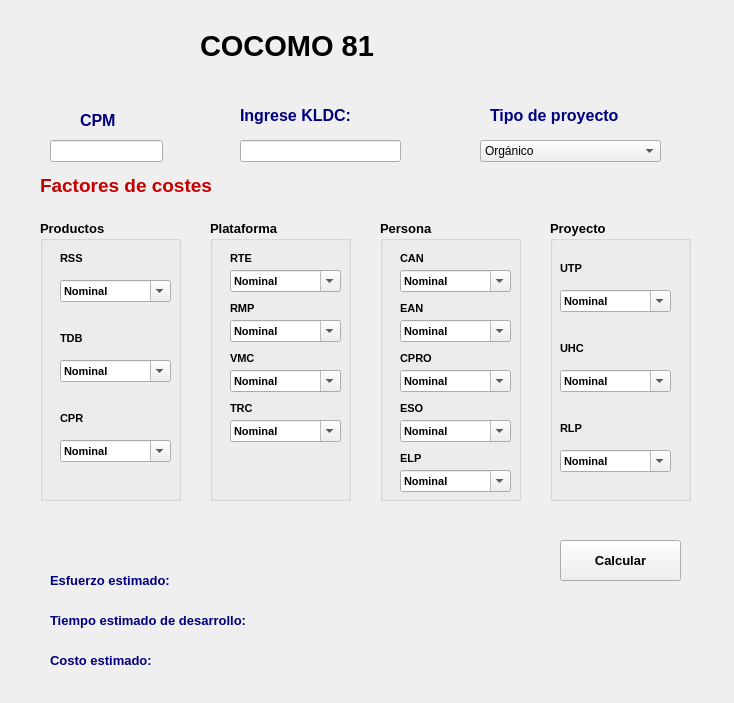
<?xml version="1.0" encoding="UTF-8"?>
<ui version="4.0">
 <class>Form</class>
 <widget class="QWidget" name="Form">
  <property name="geometry">
   <rect>
    <x>0</x>
    <y>0</y>
    <width>734</width>
    <height>703</height>
   </rect>
  </property>
  <property name="focusPolicy">
   <enum>Qt::TabFocus</enum>
  </property>
  <property name="windowTitle">
   <string>Form</string>
  </property>
  <widget class="QLabel" name="label">
   <property name="geometry">
    <rect>
     <x>200</x>
     <y>10</y>
     <width>231</width>
     <height>71</height>
    </rect>
   </property>
   <property name="font">
    <font>
     <pointsize>22</pointsize>
     <weight>75</weight>
     <bold>true</bold>
    </font>
   </property>
   <property name="text">
    <string>COCOMO 81</string>
   </property>
  </widget>
  <widget class="QLabel" name="label_2">
   <property name="geometry">
    <rect>
     <x>80</x>
     <y>110</y>
     <width>71</width>
     <height>21</height>
    </rect>
   </property>
   <property name="font">
    <font>
     <pointsize>12</pointsize>
     <weight>75</weight>
     <bold>true</bold>
    </font>
   </property>
   <property name="text">
    <string>&lt;html&gt;&lt;head/&gt;&lt;body&gt;&lt;p&gt;&lt;span style=&quot; color:#00007f;&quot;&gt;CPM&lt;/span&gt;&lt;/p&gt;&lt;/body&gt;&lt;/html&gt;</string>
   </property>
  </widget>
  <widget class="QLabel" name="label_3">
   <property name="geometry">
    <rect>
     <x>240</x>
     <y>100</y>
     <width>161</width>
     <height>31</height>
    </rect>
   </property>
   <property name="font">
    <font>
     <pointsize>12</pointsize>
     <weight>75</weight>
     <bold>true</bold>
    </font>
   </property>
   <property name="text">
    <string>&lt;html&gt;&lt;head/&gt;&lt;body&gt;&lt;p&gt;&lt;span style=&quot; color:#00007f;&quot;&gt;Ingrese KLDC:&lt;/span&gt;&lt;/p&gt;&lt;/body&gt;&lt;/html&gt;</string>
   </property>
  </widget>
  <widget class="QLabel" name="label_4">
   <property name="geometry">
    <rect>
     <x>490</x>
     <y>100</y>
     <width>191</width>
     <height>31</height>
    </rect>
   </property>
   <property name="font">
    <font>
     <pointsize>12</pointsize>
     <weight>75</weight>
     <bold>true</bold>
    </font>
   </property>
   <property name="text">
    <string>&lt;html&gt;&lt;head/&gt;&lt;body&gt;&lt;p&gt;&lt;span style=&quot; color:#00007f;&quot;&gt;Tipo de proyecto&lt;/span&gt;&lt;/p&gt;&lt;/body&gt;&lt;/html&gt;</string>
   </property>
  </widget>
  <widget class="QLineEdit" name="lineEdit">
   <property name="geometry">
    <rect>
     <x>50</x>
     <y>140</y>
     <width>113</width>
     <height>22</height>
    </rect>
   </property>
  </widget>
  <widget class="QLineEdit" name="lineEdit_2">
   <property name="geometry">
    <rect>
     <x>240</x>
     <y>140</y>
     <width>161</width>
     <height>22</height>
    </rect>
   </property>
  </widget>
  <widget class="QComboBox" name="comboBox">
   <property name="geometry">
    <rect>
     <x>480</x>
     <y>140</y>
     <width>181</width>
     <height>22</height>
    </rect>
   </property>
   <property name="editable">
    <bool>false</bool>
   </property>
   <item>
    <property name="text">
     <string>Orgánico</string>
    </property>
   </item>
   <item>
    <property name="text">
     <string>Moderado</string>
    </property>
   </item>
   <item>
    <property name="text">
     <string>Embebido</string>
    </property>
   </item>
  </widget>
  <widget class="QLabel" name="label_5">
   <property name="geometry">
    <rect>
     <x>40</x>
     <y>170</y>
     <width>221</width>
     <height>31</height>
    </rect>
   </property>
   <property name="font">
    <font>
     <pointsize>14</pointsize>
     <weight>75</weight>
     <bold>true</bold>
    </font>
   </property>
   <property name="text">
    <string>&lt;html&gt;&lt;head/&gt;&lt;body&gt;&lt;p&gt;&lt;span style=&quot; color:#c20000;&quot;&gt;Factores de costes&lt;/span&gt;&lt;/p&gt;&lt;/body&gt;&lt;/html&gt;</string>
   </property>
  </widget>
  <widget class="QGroupBox" name="groupBox">
   <property name="geometry">
    <rect>
     <x>40</x>
     <y>220</y>
     <width>141</width>
     <height>281</height>
    </rect>
   </property>
   <property name="font">
    <font>
     <pointsize>10</pointsize>
     <weight>75</weight>
     <bold>true</bold>
    </font>
   </property>
   <property name="title">
    <string>Productos</string>
   </property>
   <widget class="QLabel" name="label_6">
    <property name="geometry">
     <rect>
      <x>20</x>
      <y>30</y>
      <width>71</width>
      <height>16</height>
     </rect>
    </property>
    <property name="font">
     <font>
      <pointsize>8</pointsize>
      <weight>75</weight>
      <bold>true</bold>
     </font>
    </property>
    <property name="text">
     <string>RSS</string>
    </property>
   </widget>
   <widget class="QLabel" name="label_7">
    <property name="geometry">
     <rect>
      <x>20</x>
      <y>110</y>
      <width>71</width>
      <height>16</height>
     </rect>
    </property>
    <property name="font">
     <font>
      <pointsize>8</pointsize>
      <weight>75</weight>
      <bold>true</bold>
     </font>
    </property>
    <property name="text">
     <string>TDB</string>
    </property>
   </widget>
   <widget class="QLabel" name="label_8">
    <property name="geometry">
     <rect>
      <x>20</x>
      <y>190</y>
      <width>71</width>
      <height>16</height>
     </rect>
    </property>
    <property name="font">
     <font>
      <pointsize>8</pointsize>
      <weight>75</weight>
      <bold>true</bold>
     </font>
    </property>
    <property name="text">
     <string>CPR</string>
    </property>
   </widget>
   <widget class="QComboBox" name="comboBox_2">
    <property name="geometry">
     <rect>
      <x>20</x>
      <y>60</y>
      <width>111</width>
      <height>22</height>
     </rect>
    </property>
    <property name="font">
     <font>
      <pointsize>8</pointsize>
      <weight>75</weight>
      <bold>true</bold>
     </font>
    </property>
    <property name="editable">
     <bool>true</bool>
    </property>
    <property name="currentText">
     <string>Nominal</string>
    </property>
    <property name="currentIndex">
     <number>2</number>
    </property>
    <item>
     <property name="text">
      <string>Muy baja</string>
     </property>
    </item>
    <item>
     <property name="text">
      <string>Baja</string>
     </property>
    </item>
    <item>
     <property name="text">
      <string>Nominal</string>
     </property>
    </item>
    <item>
     <property name="text">
      <string>Alto </string>
     </property>
    </item>
    <item>
     <property name="text">
      <string>Muy alto</string>
     </property>
    </item>
    <item>
     <property name="text">
      <string>Extra alto</string>
     </property>
    </item>
   </widget>
   <widget class="QComboBox" name="comboBox_3">
    <property name="geometry">
     <rect>
      <x>20</x>
      <y>140</y>
      <width>111</width>
      <height>22</height>
     </rect>
    </property>
    <property name="font">
     <font>
      <pointsize>8</pointsize>
      <weight>75</weight>
      <bold>true</bold>
     </font>
    </property>
    <property name="editable">
     <bool>true</bool>
    </property>
    <property name="currentText">
     <string>Nominal</string>
    </property>
    <property name="currentIndex">
     <number>2</number>
    </property>
    <item>
     <property name="text">
      <string>Muy baja</string>
     </property>
    </item>
    <item>
     <property name="text">
      <string>Baja</string>
     </property>
    </item>
    <item>
     <property name="text">
      <string>Nominal</string>
     </property>
    </item>
    <item>
     <property name="text">
      <string>Alto </string>
     </property>
    </item>
    <item>
     <property name="text">
      <string>Muy alto</string>
     </property>
    </item>
    <item>
     <property name="text">
      <string>Extra alto</string>
     </property>
    </item>
   </widget>
   <widget class="QComboBox" name="comboBox_4">
    <property name="geometry">
     <rect>
      <x>20</x>
      <y>220</y>
      <width>111</width>
      <height>22</height>
     </rect>
    </property>
    <property name="font">
     <font>
      <pointsize>8</pointsize>
      <weight>75</weight>
      <bold>true</bold>
     </font>
    </property>
    <property name="editable">
     <bool>true</bool>
    </property>
    <property name="currentText">
     <string>Nominal</string>
    </property>
    <property name="currentIndex">
     <number>2</number>
    </property>
    <item>
     <property name="text">
      <string>Muy baja</string>
     </property>
    </item>
    <item>
     <property name="text">
      <string>Baja</string>
     </property>
    </item>
    <item>
     <property name="text">
      <string>Nominal</string>
     </property>
    </item>
    <item>
     <property name="text">
      <string>Alto </string>
     </property>
    </item>
    <item>
     <property name="text">
      <string>Muy alto</string>
     </property>
    </item>
    <item>
     <property name="text">
      <string>Extra alto</string>
     </property>
    </item>
   </widget>
  </widget>
  <widget class="QGroupBox" name="groupBox_2">
   <property name="geometry">
    <rect>
     <x>210</x>
     <y>220</y>
     <width>141</width>
     <height>281</height>
    </rect>
   </property>
   <property name="font">
    <font>
     <pointsize>10</pointsize>
     <weight>75</weight>
     <bold>true</bold>
    </font>
   </property>
   <property name="title">
    <string>Plataforma</string>
   </property>
   <widget class="QLabel" name="label_9">
    <property name="geometry">
     <rect>
      <x>20</x>
      <y>30</y>
      <width>71</width>
      <height>16</height>
     </rect>
    </property>
    <property name="font">
     <font>
      <pointsize>8</pointsize>
      <weight>75</weight>
      <bold>true</bold>
     </font>
    </property>
    <property name="text">
     <string>RTE</string>
    </property>
   </widget>
   <widget class="QLabel" name="label_10">
    <property name="geometry">
     <rect>
      <x>20</x>
      <y>80</y>
      <width>71</width>
      <height>16</height>
     </rect>
    </property>
    <property name="font">
     <font>
      <pointsize>8</pointsize>
      <weight>75</weight>
      <bold>true</bold>
     </font>
    </property>
    <property name="text">
     <string>RMP</string>
    </property>
   </widget>
   <widget class="QComboBox" name="comboBox_5">
    <property name="geometry">
     <rect>
      <x>20</x>
      <y>50</y>
      <width>111</width>
      <height>22</height>
     </rect>
    </property>
    <property name="font">
     <font>
      <pointsize>8</pointsize>
      <weight>75</weight>
      <bold>true</bold>
     </font>
    </property>
    <property name="editable">
     <bool>true</bool>
    </property>
    <property name="currentText">
     <string>Nominal</string>
    </property>
    <property name="currentIndex">
     <number>2</number>
    </property>
    <item>
     <property name="text">
      <string>Muy baja</string>
     </property>
    </item>
    <item>
     <property name="text">
      <string>Baja</string>
     </property>
    </item>
    <item>
     <property name="text">
      <string>Nominal</string>
     </property>
    </item>
    <item>
     <property name="text">
      <string>Alto </string>
     </property>
    </item>
    <item>
     <property name="text">
      <string>Muy alto</string>
     </property>
    </item>
    <item>
     <property name="text">
      <string>Extra alto</string>
     </property>
    </item>
   </widget>
   <widget class="QComboBox" name="comboBox_6">
    <property name="geometry">
     <rect>
      <x>20</x>
      <y>100</y>
      <width>111</width>
      <height>22</height>
     </rect>
    </property>
    <property name="font">
     <font>
      <pointsize>8</pointsize>
      <weight>75</weight>
      <bold>true</bold>
     </font>
    </property>
    <property name="editable">
     <bool>true</bool>
    </property>
    <property name="currentText">
     <string>Nominal</string>
    </property>
    <property name="currentIndex">
     <number>2</number>
    </property>
    <item>
     <property name="text">
      <string>Muy baja</string>
     </property>
    </item>
    <item>
     <property name="text">
      <string>Baja</string>
     </property>
    </item>
    <item>
     <property name="text">
      <string>Nominal</string>
     </property>
    </item>
    <item>
     <property name="text">
      <string>Alto </string>
     </property>
    </item>
    <item>
     <property name="text">
      <string>Muy alto</string>
     </property>
    </item>
    <item>
     <property name="text">
      <string>Extra alto</string>
     </property>
    </item>
   </widget>
   <widget class="QLabel" name="label_11">
    <property name="geometry">
     <rect>
      <x>20</x>
      <y>130</y>
      <width>71</width>
      <height>16</height>
     </rect>
    </property>
    <property name="font">
     <font>
      <pointsize>8</pointsize>
      <weight>75</weight>
      <bold>true</bold>
     </font>
    </property>
    <property name="text">
     <string>VMC</string>
    </property>
   </widget>
   <widget class="QLabel" name="label_12">
    <property name="geometry">
     <rect>
      <x>20</x>
      <y>180</y>
      <width>71</width>
      <height>16</height>
     </rect>
    </property>
    <property name="font">
     <font>
      <pointsize>8</pointsize>
      <weight>75</weight>
      <bold>true</bold>
     </font>
    </property>
    <property name="text">
     <string>TRC</string>
    </property>
   </widget>
   <widget class="QComboBox" name="comboBox_7">
    <property name="geometry">
     <rect>
      <x>20</x>
      <y>150</y>
      <width>111</width>
      <height>22</height>
     </rect>
    </property>
    <property name="font">
     <font>
      <pointsize>8</pointsize>
      <weight>75</weight>
      <bold>true</bold>
     </font>
    </property>
    <property name="editable">
     <bool>true</bool>
    </property>
    <property name="currentText">
     <string>Nominal</string>
    </property>
    <property name="currentIndex">
     <number>2</number>
    </property>
    <item>
     <property name="text">
      <string>Muy baja</string>
     </property>
    </item>
    <item>
     <property name="text">
      <string>Baja</string>
     </property>
    </item>
    <item>
     <property name="text">
      <string>Nominal</string>
     </property>
    </item>
    <item>
     <property name="text">
      <string>Alto </string>
     </property>
    </item>
    <item>
     <property name="text">
      <string>Muy alto</string>
     </property>
    </item>
    <item>
     <property name="text">
      <string>Extra alto</string>
     </property>
    </item>
   </widget>
   <widget class="QComboBox" name="comboBox_8">
    <property name="geometry">
     <rect>
      <x>20</x>
      <y>200</y>
      <width>111</width>
      <height>22</height>
     </rect>
    </property>
    <property name="font">
     <font>
      <pointsize>8</pointsize>
      <weight>75</weight>
      <bold>true</bold>
     </font>
    </property>
    <property name="editable">
     <bool>true</bool>
    </property>
    <property name="currentText">
     <string>Nominal</string>
    </property>
    <property name="currentIndex">
     <number>2</number>
    </property>
    <item>
     <property name="text">
      <string>Muy baja</string>
     </property>
    </item>
    <item>
     <property name="text">
      <string>Baja</string>
     </property>
    </item>
    <item>
     <property name="text">
      <string>Nominal</string>
     </property>
    </item>
    <item>
     <property name="text">
      <string>Alto </string>
     </property>
    </item>
    <item>
     <property name="text">
      <string>Muy alto</string>
     </property>
    </item>
    <item>
     <property name="text">
      <string>Extra alto</string>
     </property>
    </item>
   </widget>
  </widget>
  <widget class="QGroupBox" name="groupBox_3">
   <property name="geometry">
    <rect>
     <x>380</x>
     <y>220</y>
     <width>141</width>
     <height>281</height>
    </rect>
   </property>
   <property name="font">
    <font>
     <pointsize>10</pointsize>
     <weight>75</weight>
     <bold>true</bold>
    </font>
   </property>
   <property name="title">
    <string>Persona</string>
   </property>
   <widget class="QLabel" name="label_13">
    <property name="geometry">
     <rect>
      <x>20</x>
      <y>80</y>
      <width>71</width>
      <height>16</height>
     </rect>
    </property>
    <property name="font">
     <font>
      <pointsize>8</pointsize>
      <weight>75</weight>
      <bold>true</bold>
     </font>
    </property>
    <property name="text">
     <string>EAN</string>
    </property>
   </widget>
   <widget class="QComboBox" name="comboBox_9">
    <property name="geometry">
     <rect>
      <x>20</x>
      <y>200</y>
      <width>111</width>
      <height>22</height>
     </rect>
    </property>
    <property name="font">
     <font>
      <pointsize>8</pointsize>
      <weight>75</weight>
      <bold>true</bold>
     </font>
    </property>
    <property name="editable">
     <bool>true</bool>
    </property>
    <property name="currentText">
     <string>Nominal</string>
    </property>
    <property name="currentIndex">
     <number>2</number>
    </property>
    <item>
     <property name="text">
      <string>Muy baja</string>
     </property>
    </item>
    <item>
     <property name="text">
      <string>Baja</string>
     </property>
    </item>
    <item>
     <property name="text">
      <string>Nominal</string>
     </property>
    </item>
    <item>
     <property name="text">
      <string>Alto </string>
     </property>
    </item>
    <item>
     <property name="text">
      <string>Muy alto</string>
     </property>
    </item>
    <item>
     <property name="text">
      <string>Extra alto</string>
     </property>
    </item>
   </widget>
   <widget class="QLabel" name="label_14">
    <property name="geometry">
     <rect>
      <x>20</x>
      <y>180</y>
      <width>71</width>
      <height>16</height>
     </rect>
    </property>
    <property name="font">
     <font>
      <pointsize>8</pointsize>
      <weight>75</weight>
      <bold>true</bold>
     </font>
    </property>
    <property name="text">
     <string>ESO</string>
    </property>
   </widget>
   <widget class="QComboBox" name="comboBox_10">
    <property name="geometry">
     <rect>
      <x>20</x>
      <y>150</y>
      <width>111</width>
      <height>22</height>
     </rect>
    </property>
    <property name="font">
     <font>
      <pointsize>8</pointsize>
      <weight>75</weight>
      <bold>true</bold>
     </font>
    </property>
    <property name="editable">
     <bool>true</bool>
    </property>
    <property name="currentText">
     <string>Nominal</string>
    </property>
    <property name="currentIndex">
     <number>2</number>
    </property>
    <item>
     <property name="text">
      <string>Muy baja</string>
     </property>
    </item>
    <item>
     <property name="text">
      <string>Baja</string>
     </property>
    </item>
    <item>
     <property name="text">
      <string>Nominal</string>
     </property>
    </item>
    <item>
     <property name="text">
      <string>Alto </string>
     </property>
    </item>
    <item>
     <property name="text">
      <string>Muy alto</string>
     </property>
    </item>
    <item>
     <property name="text">
      <string>Extra alto</string>
     </property>
    </item>
   </widget>
   <widget class="QComboBox" name="comboBox_11">
    <property name="geometry">
     <rect>
      <x>20</x>
      <y>50</y>
      <width>111</width>
      <height>22</height>
     </rect>
    </property>
    <property name="font">
     <font>
      <pointsize>8</pointsize>
      <weight>75</weight>
      <bold>true</bold>
     </font>
    </property>
    <property name="editable">
     <bool>true</bool>
    </property>
    <property name="currentText">
     <string>Nominal</string>
    </property>
    <property name="currentIndex">
     <number>2</number>
    </property>
    <item>
     <property name="text">
      <string>Muy baja</string>
     </property>
    </item>
    <item>
     <property name="text">
      <string>Baja</string>
     </property>
    </item>
    <item>
     <property name="text">
      <string>Nominal</string>
     </property>
    </item>
    <item>
     <property name="text">
      <string>Alto </string>
     </property>
    </item>
    <item>
     <property name="text">
      <string>Muy alto</string>
     </property>
    </item>
    <item>
     <property name="text">
      <string>Extra alto</string>
     </property>
    </item>
   </widget>
   <widget class="QLabel" name="label_15">
    <property name="geometry">
     <rect>
      <x>20</x>
      <y>130</y>
      <width>71</width>
      <height>16</height>
     </rect>
    </property>
    <property name="font">
     <font>
      <pointsize>8</pointsize>
      <weight>75</weight>
      <bold>true</bold>
     </font>
    </property>
    <property name="text">
     <string>CPRO</string>
    </property>
   </widget>
   <widget class="QLabel" name="label_16">
    <property name="geometry">
     <rect>
      <x>20</x>
      <y>30</y>
      <width>71</width>
      <height>16</height>
     </rect>
    </property>
    <property name="font">
     <font>
      <pointsize>8</pointsize>
      <weight>75</weight>
      <bold>true</bold>
     </font>
    </property>
    <property name="text">
     <string>CAN</string>
    </property>
   </widget>
   <widget class="QComboBox" name="comboBox_12">
    <property name="geometry">
     <rect>
      <x>20</x>
      <y>100</y>
      <width>111</width>
      <height>22</height>
     </rect>
    </property>
    <property name="font">
     <font>
      <pointsize>8</pointsize>
      <weight>75</weight>
      <bold>true</bold>
     </font>
    </property>
    <property name="editable">
     <bool>true</bool>
    </property>
    <property name="currentText">
     <string>Nominal</string>
    </property>
    <property name="currentIndex">
     <number>2</number>
    </property>
    <item>
     <property name="text">
      <string>Muy baja</string>
     </property>
    </item>
    <item>
     <property name="text">
      <string>Baja</string>
     </property>
    </item>
    <item>
     <property name="text">
      <string>Nominal</string>
     </property>
    </item>
    <item>
     <property name="text">
      <string>Alto </string>
     </property>
    </item>
    <item>
     <property name="text">
      <string>Muy alto</string>
     </property>
    </item>
    <item>
     <property name="text">
      <string>Extra alto</string>
     </property>
    </item>
   </widget>
   <widget class="QLabel" name="label_17">
    <property name="geometry">
     <rect>
      <x>20</x>
      <y>230</y>
      <width>71</width>
      <height>16</height>
     </rect>
    </property>
    <property name="font">
     <font>
      <pointsize>8</pointsize>
      <weight>75</weight>
      <bold>true</bold>
     </font>
    </property>
    <property name="text">
     <string>ELP</string>
    </property>
   </widget>
   <widget class="QComboBox" name="comboBox_13">
    <property name="geometry">
     <rect>
      <x>20</x>
      <y>250</y>
      <width>111</width>
      <height>22</height>
     </rect>
    </property>
    <property name="font">
     <font>
      <pointsize>8</pointsize>
      <weight>75</weight>
      <bold>true</bold>
     </font>
    </property>
    <property name="editable">
     <bool>true</bool>
    </property>
    <property name="currentText">
     <string>Nominal</string>
    </property>
    <property name="currentIndex">
     <number>2</number>
    </property>
    <item>
     <property name="text">
      <string>Muy baja</string>
     </property>
    </item>
    <item>
     <property name="text">
      <string>Baja</string>
     </property>
    </item>
    <item>
     <property name="text">
      <string>Nominal</string>
     </property>
    </item>
    <item>
     <property name="text">
      <string>Alto </string>
     </property>
    </item>
    <item>
     <property name="text">
      <string>Muy alto</string>
     </property>
    </item>
    <item>
     <property name="text">
      <string>Extra alto</string>
     </property>
    </item>
   </widget>
  </widget>
  <widget class="QGroupBox" name="groupBox_4">
   <property name="geometry">
    <rect>
     <x>550</x>
     <y>220</y>
     <width>141</width>
     <height>281</height>
    </rect>
   </property>
   <property name="font">
    <font>
     <pointsize>10</pointsize>
     <weight>75</weight>
     <bold>true</bold>
    </font>
   </property>
   <property name="title">
    <string>Proyecto</string>
   </property>
   <widget class="QLabel" name="label_20">
    <property name="geometry">
     <rect>
      <x>10</x>
      <y>120</y>
      <width>71</width>
      <height>16</height>
     </rect>
    </property>
    <property name="font">
     <font>
      <pointsize>8</pointsize>
      <weight>75</weight>
      <bold>true</bold>
     </font>
    </property>
    <property name="text">
     <string>UHC</string>
    </property>
   </widget>
   <widget class="QLabel" name="label_19">
    <property name="geometry">
     <rect>
      <x>10</x>
      <y>40</y>
      <width>71</width>
      <height>16</height>
     </rect>
    </property>
    <property name="font">
     <font>
      <pointsize>8</pointsize>
      <weight>75</weight>
      <bold>true</bold>
     </font>
    </property>
    <property name="text">
     <string>UTP</string>
    </property>
   </widget>
   <widget class="QLabel" name="label_18">
    <property name="geometry">
     <rect>
      <x>10</x>
      <y>200</y>
      <width>71</width>
      <height>16</height>
     </rect>
    </property>
    <property name="font">
     <font>
      <pointsize>8</pointsize>
      <weight>75</weight>
      <bold>true</bold>
     </font>
    </property>
    <property name="text">
     <string>RLP</string>
    </property>
   </widget>
   <widget class="QComboBox" name="comboBox_15">
    <property name="geometry">
     <rect>
      <x>10</x>
      <y>150</y>
      <width>111</width>
      <height>22</height>
     </rect>
    </property>
    <property name="font">
     <font>
      <pointsize>8</pointsize>
      <weight>75</weight>
      <bold>true</bold>
     </font>
    </property>
    <property name="editable">
     <bool>true</bool>
    </property>
    <property name="currentText">
     <string>Nominal</string>
    </property>
    <property name="currentIndex">
     <number>2</number>
    </property>
    <item>
     <property name="text">
      <string>Muy baja</string>
     </property>
    </item>
    <item>
     <property name="text">
      <string>Baja</string>
     </property>
    </item>
    <item>
     <property name="text">
      <string>Nominal</string>
     </property>
    </item>
    <item>
     <property name="text">
      <string>Alto </string>
     </property>
    </item>
    <item>
     <property name="text">
      <string>Muy alto</string>
     </property>
    </item>
    <item>
     <property name="text">
      <string>Extra alto</string>
     </property>
    </item>
   </widget>
   <widget class="QComboBox" name="comboBox_14">
    <property name="geometry">
     <rect>
      <x>10</x>
      <y>230</y>
      <width>111</width>
      <height>22</height>
     </rect>
    </property>
    <property name="font">
     <font>
      <pointsize>8</pointsize>
      <weight>75</weight>
      <bold>true</bold>
     </font>
    </property>
    <property name="editable">
     <bool>true</bool>
    </property>
    <property name="currentText">
     <string>Nominal</string>
    </property>
    <property name="currentIndex">
     <number>2</number>
    </property>
    <item>
     <property name="text">
      <string>Muy baja</string>
     </property>
    </item>
    <item>
     <property name="text">
      <string>Baja</string>
     </property>
    </item>
    <item>
     <property name="text">
      <string>Nominal</string>
     </property>
    </item>
    <item>
     <property name="text">
      <string>Alto </string>
     </property>
    </item>
    <item>
     <property name="text">
      <string>Muy alto</string>
     </property>
    </item>
    <item>
     <property name="text">
      <string>Extra alto</string>
     </property>
    </item>
   </widget>
   <widget class="QComboBox" name="comboBox_16">
    <property name="geometry">
     <rect>
      <x>10</x>
      <y>70</y>
      <width>111</width>
      <height>22</height>
     </rect>
    </property>
    <property name="font">
     <font>
      <pointsize>8</pointsize>
      <weight>75</weight>
      <bold>true</bold>
     </font>
    </property>
    <property name="editable">
     <bool>true</bool>
    </property>
    <property name="currentText">
     <string>Nominal</string>
    </property>
    <property name="currentIndex">
     <number>2</number>
    </property>
    <item>
     <property name="text">
      <string>Muy baja</string>
     </property>
    </item>
    <item>
     <property name="text">
      <string>Baja</string>
     </property>
    </item>
    <item>
     <property name="text">
      <string>Nominal</string>
     </property>
    </item>
    <item>
     <property name="text">
      <string>Alto </string>
     </property>
    </item>
    <item>
     <property name="text">
      <string>Muy alto</string>
     </property>
    </item>
    <item>
     <property name="text">
      <string>Extra alto</string>
     </property>
    </item>
   </widget>
  </widget>
  <widget class="QPushButton" name="pushButton">
   <property name="geometry">
    <rect>
     <x>560</x>
     <y>540</y>
     <width>121</width>
     <height>41</height>
    </rect>
   </property>
   <property name="font">
    <font>
     <pointsize>10</pointsize>
     <weight>75</weight>
     <bold>true</bold>
    </font>
   </property>
   <property name="text">
    <string>Calcular</string>
   </property>
  </widget>
  <widget class="QLabel" name="label_21">
   <property name="geometry">
    <rect>
     <x>50</x>
     <y>570</y>
     <width>461</width>
     <height>21</height>
    </rect>
   </property>
   <property name="font">
    <font>
     <pointsize>10</pointsize>
    </font>
   </property>
   <property name="text">
    <string>&lt;html&gt;&lt;head/&gt;&lt;body&gt;&lt;p&gt;&lt;span style=&quot; font-weight:600; color:#00007f;&quot;&gt;Esfuerzo estimado:&lt;/span&gt;&lt;/p&gt;&lt;/body&gt;&lt;/html&gt;</string>
   </property>
  </widget>
  <widget class="QLabel" name="label_22">
   <property name="geometry">
    <rect>
     <x>50</x>
     <y>610</y>
     <width>481</width>
     <height>21</height>
    </rect>
   </property>
   <property name="font">
    <font>
     <pointsize>10</pointsize>
    </font>
   </property>
   <property name="text">
    <string>&lt;html&gt;&lt;head/&gt;&lt;body&gt;&lt;p&gt;&lt;span style=&quot; font-weight:600; color:#00007f;&quot;&gt;Tiempo estimado de desarrollo:&lt;/span&gt;&lt;/p&gt;&lt;/body&gt;&lt;/html&gt;</string>
   </property>
  </widget>
  <widget class="QLabel" name="label_23">
   <property name="geometry">
    <rect>
     <x>50</x>
     <y>650</y>
     <width>441</width>
     <height>21</height>
    </rect>
   </property>
   <property name="font">
    <font>
     <pointsize>10</pointsize>
    </font>
   </property>
   <property name="text">
    <string>&lt;html&gt;&lt;head/&gt;&lt;body&gt;&lt;p&gt;&lt;span style=&quot; font-weight:600; color:#00007f;&quot;&gt;Costo estimado:&lt;/span&gt;&lt;/p&gt;&lt;/body&gt;&lt;/html&gt;</string>
   </property>
  </widget>
  <widget class="QLabel" name="label_24">
   <property name="geometry">
    <rect>
     <x>590</x>
     <y>610</y>
     <width>61</width>
     <height>61</height>
    </rect>
   </property>
   <property name="text">
    <string/>
   </property>
   <property name="pixmap">
    <pixmap>info.png</pixmap>
   </property>
   <property name="scaledContents">
    <bool>true</bool>
   </property>
  </widget>
  <widget class="QLabel" name="label_25">
   <property name="geometry">
    <rect>
     <x>40</x>
     <y>30</y>
     <width>55</width>
     <height>41</height>
    </rect>
   </property>
   <property name="text">
    <string/>
   </property>
   <property name="pixmap">
    <pixmap>back.png</pixmap>
   </property>
   <property name="scaledContents">
    <bool>true</bool>
   </property>
  </widget>
  <widget class="QLabel" name="label_26">
   <property name="geometry">
    <rect>
     <x>600</x>
     <y>10</y>
     <width>91</width>
     <height>81</height>
    </rect>
   </property>
   <property name="text">
    <string/>
   </property>
   <property name="pixmap">
    <pixmap>c3.png</pixmap>
   </property>
   <property name="scaledContents">
    <bool>true</bool>
   </property>
  </widget>
  <widget class="QLabel" name="label_27">
   <property name="geometry">
    <rect>
     <x>490</x>
     <y>10</y>
     <width>91</width>
     <height>81</height>
    </rect>
   </property>
   <property name="text">
    <string/>
   </property>
   <property name="pixmap">
    <pixmap>cpm.png</pixmap>
   </property>
   <property name="scaledContents">
    <bool>true</bool>
   </property>
  </widget>
  <zorder>label</zorder>
  <zorder>label_2</zorder>
  <zorder>label_3</zorder>
  <zorder>label_4</zorder>
  <zorder>lineEdit</zorder>
  <zorder>lineEdit_2</zorder>
  <zorder>comboBox</zorder>
  <zorder>label_5</zorder>
  <zorder>groupBox</zorder>
  <zorder>groupBox_2</zorder>
  <zorder>groupBox_3</zorder>
  <zorder>groupBox_4</zorder>
  <zorder>pushButton</zorder>
  <zorder>label_21</zorder>
  <zorder>label_22</zorder>
  <zorder>label_23</zorder>
  <zorder>label_25</zorder>
  <zorder>label_24</zorder>
  <zorder>label_26</zorder>
  <zorder>label_27</zorder>
 </widget>
 <resources/>
 <connections/>
</ui>
